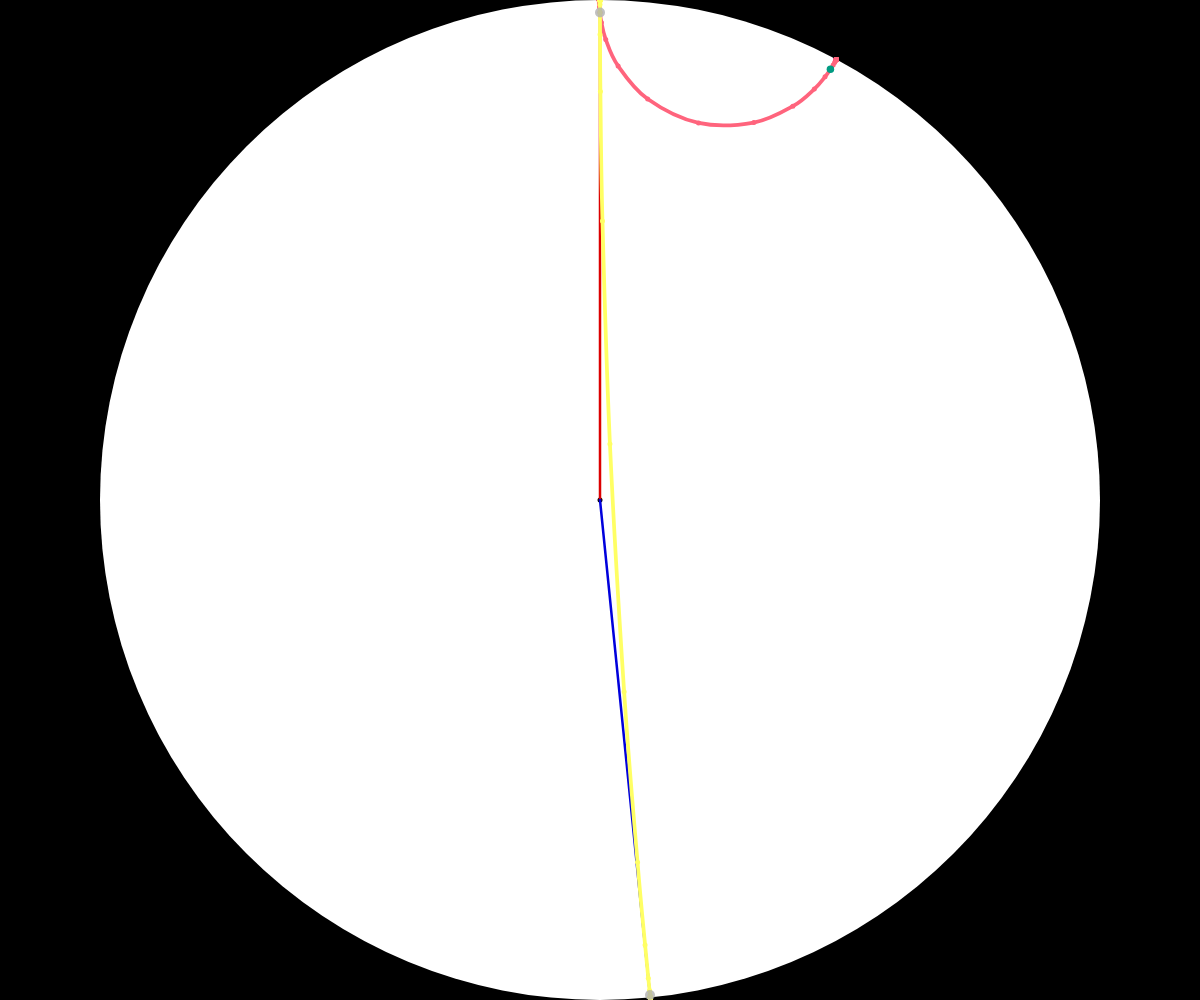
Frame 1 (no input)
Frame 60 (no input): identical to frame 1, image omitted
Frame 120 (the mouse pressed at the canvas centre since frame 60): identical to frame 1, image omitted

The p5.js sketch that drew this single still picture (run headless with seeded random() and noise() and a simulated clock; from frame 60 on, the mouse is pressed at the canvas centre):

// p5.js sketch
// ── sketch.js
var r, Ox, Oy;
var P, Q;

function setup() {
    createCanvas(windowWidth, windowHeight);
    setOffset();
    let p = canvasposition(0, 0.975);
    P = new Draggable(p[0], p[1], 10, Ox, Oy, r);
    let q = canvasposition(0.1, -0.99);
    Q = new Draggable(q[0], q[1], 10, Ox, Oy, r);
}
function setOffset() {
    Ox = width / 2;
    Oy = height / 2;
    r = min(Ox, Oy);
}
function windowResized() {
    resizeCanvas(windowWidth, windowHeight);
    setOffset();
    P.setOffset(Ox, Oy, r);
    Q.setOffset(Ox, Oy, r);
}
function draw() {
    background(0);
    noStroke();
    fill(255);
    circle(Ox, Oy, 2 * r);
    strokeWeight(5);
    stroke(0);
    point(Ox, Oy);

    P.over();
    P.update();
    Q.over();
    Q.update();

    operate();
    P.show();
    Q.show();
}

function operate() {
    push();
    let p = calculateposition(P.x, P.y);
    p = new Gyrovector(new p5.Vector(p[0], p[1]));
    let q = calculateposition(Q.x, Q.y);
    q = new Gyrovector(new p5.Vector(q[0], q[1]));
    strokeWeight(2.5);
    stroke(220, 0, 0);
    line(Ox, Oy, P.x, P.y);
    stroke(0, 0, 220);
    line(Ox, Oy, Q.x, Q.y);
    {
        // Draw line with point and vector
        strokeWeight(3.75);
        stroke(255, 100, 125);
        noFill();
        beginShape();
        let t = 0;
        for (let t = -100; t < 100; t += 0.1) {
            let s = p.add(q.mult(t));
            s = canvasposition(s.vec.x, s.vec.y);
            curveVertex(s[0], s[1]);
            strokeWeight(5);
            point(s[0], s[1]);
            strokeWeight(3.75);
        }
        endShape();
    }
    {
        // Add vectors
        let s = p.add(q);
        s = canvasposition(s.vec.x, s.vec.y);
        strokeWeight(7.5);
        stroke(0, 155, 130);
        point(s[0], s[1]);
    }
    {
        // Draw line connect points
        strokeWeight(3.75);
        stroke(255, 255, 100);
        noFill();
        beginShape();
        let t = 0;
        for (let t = -100; t < 100; t += 0.1) {
            let s = p.add(p.neg().add(q).mult(t));
            s = canvasposition(s.vec.x, s.vec.y);
            curveVertex(s[0], s[1]);
            strokeWeight(5);
            point(s[0], s[1]);
            strokeWeight(3.75);
        }
        endShape();
    }
    pop();
}

function drawGeodesic(a, b) {
    let G = geodesic(a, b);
    switch (G[0]) {
        case "l":
            let p0 = canvasposition(G[1], G[2]);
            let p1 = canvasposition(G[3], G[4]);
            line(p0[0], p0[1], p1[0], p1[1]);
            break;
        case "c":
            let p = canvasposition(G[1], G[2]);
            circle(p[0], p[1], 2 * G[3] * r);
            break;
    }
}

function mousePressed() {
    P.pressed();
    Q.pressed();
}
function mouseReleased() {
    P.released();
    Q.released();
}

function canvasposition(x, y) {
    return [x * r + Ox, -y * r + Oy];
}
function calculateposition(x, y) {
    return [(x - Ox) / r, (- y + Oy) / r];
}
// ── draggable.js
// Click and Drag an object
// Daniel Shiffman <http://www.shiffman.net>

class Draggable {
    constructor(x, y, r, Ox, Oy, R) {
        this.dragging = false; // Is the object being dragged?
        this.rollover = false; // Is the mouse over the ellipse?
        this.x = x;
        this.y = y;
        this.r = r;
        this.offsetX = 0;
        this.offsetY = 0;
        this.Ox = Ox;
        this.Oy = Oy;
        this.R = R;
    }

    over() {
        // Is mouse over object
        if (mouseX > this.x - this.r && mouseX < this.x + this.r && mouseY > this.y - this.r && mouseY < this.y + this.r) {
            this.rollover = true;
        } else {
            this.rollover = false;
        }
    }

    update() {
        // Adjust location if being dragged
        if (this.dragging) {
            this.x = mouseX + this.offsetX;
            this.y = mouseY + this.offsetY;
            var vec = new p5.Vector(this.x - this.Ox, this.y - this.Oy);
            if (vec.mag() > this.R) {
                vec.setMag(this.R);
            }
            this.x = vec.x + this.Ox;
            this.y = vec.y + this.Oy;
        }
    }
    setOffset(Ox, Oy, r) {
        this.x = ((this.x - this.Ox) / this.R) * r + Ox;
        this.y = - ((- this.y + this.Oy) / this.R) * r + Oy;
        this.Ox = Ox;
        this.Oy = Oy;
        this.R = r;
    }

    show() {
        strokeWeight(10);
        // Different fill based on state
        if (this.dragging) {
            stroke(50);
        } else if (this.rollover) {
            stroke(100);
        } else {
            stroke(175, 200);
        }
        point(this.x, this.y);
    }

    pressed() {
        // Did I click on the rectangle?
        if (mouseX > this.x - this.r && mouseX < this.x + this.r && mouseY > this.y - this.r && mouseY < this.y + this.r) {
            this.dragging = true;
            // If so, keep track of relative location of click to corner of rectangle
            this.offsetX = this.x - mouseX;
            this.offsetY = this.y - mouseY;
        }
    }

    released() {
        // Quit dragging
        this.dragging = false;
    }
}
// ── gyrovector.js
class Gyrovector {
    // https://www.researchgate.net/publication242146667_What_is_a_vector_in_hyperbolic_geometry_And_what_is_a_hyperbolic_linear_transformation
    // https://www.researchgate.net/publication/268710591_Gyrovector_spaces_and_their_differential_geometry
    constructor(vec) {
        this.vec = vec;
    }
    add(V) {
        // depend on models
        let u = this.vec;
        let v = V.vec;
        let s = p5.Vector.div(
            p5.Vector.add(
                p5.Vector.mult(
                    u,
                    1 + 2 * p5.Vector.dot(u, v) + v.magSq()
                ),
                p5.Vector.mult(
                    v,
                    1 - u.magSq()
                )
            ),
            1 + 2 * p5.Vector.dot(u, v) + u.magSq() * v.magSq()
        );
        return new Gyrovector(s);
    }
    neg() {
        // depend on models
        return new Gyrovector(p5.Vector.mult(this.vec, -1));
    }
    mult(t) {
        // depend on models
        if (t < 0) {
            return this.neg().mult(-t);
        }
        let a = this.vec.mag()
        return new Gyrovector(p5.Vector.mult(this.vec, (pow(1 + a, t) - pow(1 - a, t)) / (a * (pow(1 + a, t) + pow(1 - a, t)))));
    }
    gyr(u, v) {
        // Identities
        return u.add(v).neg().add(u.add(v.add(this)));
    }
    coadd(v) {
        // Definition
        return this.add(v.gyr(this, v.neg()));
    }
}
function geodesic(a, b) {
    // very unstable;
    let eps = 0;
    if (p5.Vector.sub(a.vec, b.vec).mag() <= eps) {
        // same point - undefined
        return ["p", a.vec.x, a.vec.y];
    }
    // depend on models
    // geodisic midpoint (any point on the geodesic except a, b for calculation)
    let t = 0.5;
    let c = a.add(a.neg().add(b).mult(t));
    // canvas untransformed position
    // Solve for circle pass a, b, c
    let ma = p5.Vector.mult(p5.Vector.add(a.vec, c.vec), 0.5);
    let mb = p5.Vector.mult(p5.Vector.add(b.vec, c.vec), 0.5);
    let ga = (a.vec.y - c.vec.y) / (a.vec.x - c.vec.x);
    ga *= -1;
    let gb = (b.vec.y - c.vec.y) / (b.vec.x - c.vec.x);
    gb *= -1;
    if ((ga - gb) <= eps) {
        // infinite circle = line
        return ["l", a.vec.x, a.vec.y, b.vec.x, b.vec.y];
    } else {
        // Oy = g (Ox-x) + y
        // Ox = ga (Oy - ya) + xa
        // Ox = gb (Oy - yb) + xb
        // xb - xa + (ga ya - gb yb)= (ga-gb) Oy
        let Ox = ((ma.x / ga - mb.x / gb) - (ma.y - mb.y)) / (1 / ga - 1 / gb);
        let Oy = ((ga * ma.y - gb * mb.y) - (ma.x - mb.x)) / (ga - gb);
        let r = p5.Vector.sub(
            new p5.Vector(Ox, Oy),
            c.vec
        ).mag();
        return ["c", Ox, Oy, r];
    }
}
